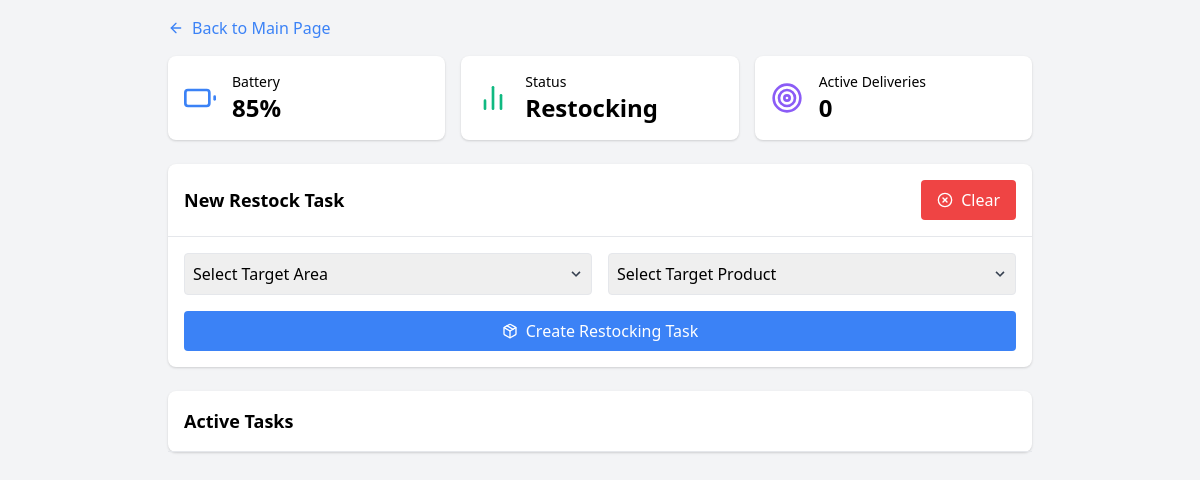
Before: /restock with the older database file.
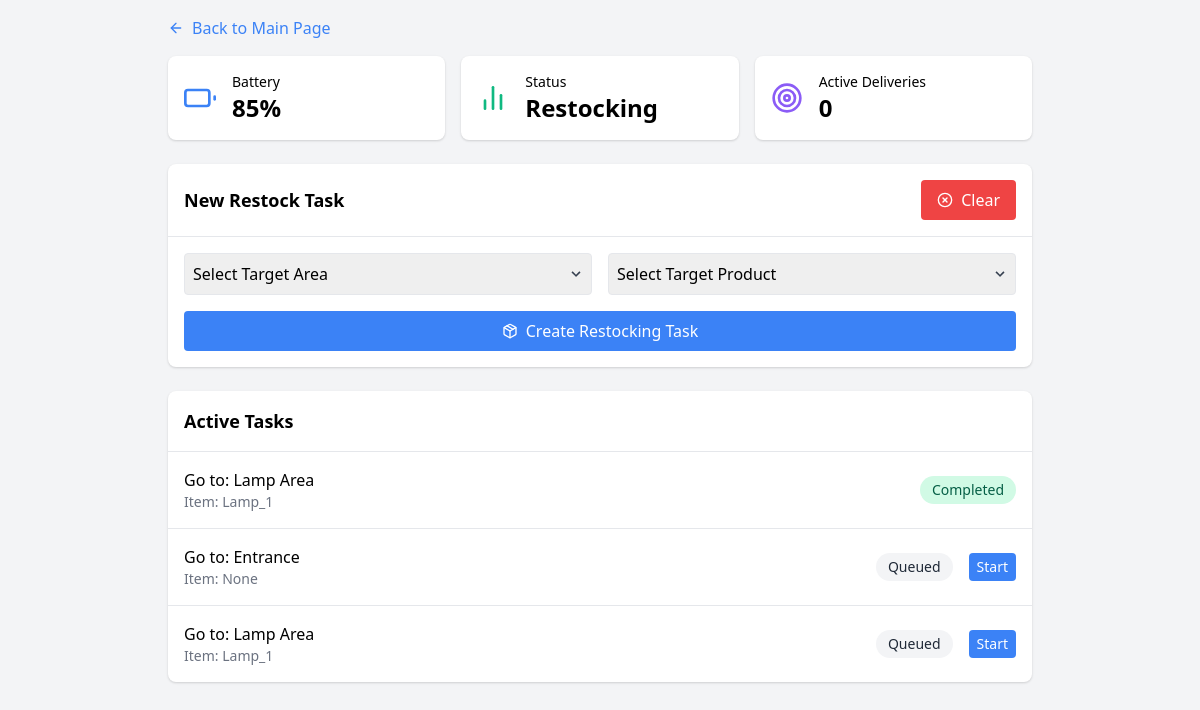
After: the same page with the newer database file.
### app.py (models this page shows)
class Restock(db.Model):
    id = db.Column(db.Integer, primary_key=True)
    target_area = db.Column(db.String(100), nullable=False)
    target_product = db.Column(db.String(200), nullable=False)
    status = db.Column(db.String(20), default='Queued')
    created_at = db.Column(db.DateTime, default=datetime.utcnow)

### app.py (the view)
@app.route('/restock')
def restock():
    deliveries = Restock.query.all()
    robot_status = get_robot_status()
    robot_status['status'] = "Restocking"
    robot_status['active_tasks'] = get_active_count(Restock)
    return render_template('restock.html',
                         tasks=deliveries,
                         robot_status=robot_status,
                         page_type="restock")

### app.py (called while the page is built)
def get_robot_status():
    return {
        'battery_level': 85,
    }

def get_active_count(model):
    return model.query.filter_by(status='In Progress').count()

### templates/restock.html (shortened to what this page needs)
{% extends "base.html" %}
{% from 'components.html' import status_cards %}
{% block content %}
<div class="p-4 max-w-4xl mx-auto">
    <a href="{{ url_for('home') }}" class="inline-flex items-center mb-4 text-blue-500 hover:text-blue-700">
        <i data-feather="arrow-left" class="w-4 h-4 mr-2"></i>
        Back to Main Page
    </a>
    {{ status_cards(robot_status, 'restock') }}
    <div class="bg-white rounded-lg shadow mb-6">
        <div class="p-4 border-b flex justify-between items-center">
            <h2 class="text-lg font-semibold">New Restock Task</h2>
            <button id="clear-button"
                    class="bg-red-500 text-white py-2 px-4 rounded flex items-center hover:bg-red-600">
                <i data-feather="x-circle" class="w-4 h-4 mr-2"></i>
                Clear
            </button>
        </div>
        <div class="p-4">
            <form id="taskForm" class="grid grid-cols-1 md:grid-cols-2 gap-4" data-type="restock">
                <div class="relative">
                    <select id="target_area"
                            name="target_area"
                            class="border rounded p-2 w-full appearance-none"
                            required>
                        <option value="" disabled selected>Select Target Area</option>
                    </select>
                    <div class="pointer-events-none absolute inset-y-0 right-0 flex items-center px-2 text-gray-700">
                    </div>
                </div>
                <div class="relative">
                    <select id="target_product"
                            name="target_product"
                            class="border rounded p-2 w-full appearance-none"
                            required>
                        <option value="" disabled selected>Select Target Product</option>
                    </select>
                    <div class="pointer-events-none absolute inset-y-0 right-0 flex items-center px-2 text-gray-700">
                    </div>
                </div>
                <button type="submit"
                        class="bg-blue-500 text-white rounded p-2 flex items-center justify-center md:col-span-2">
                    <i data-feather="package" class="w-4 h-4 mr-2"></i>
                    Create Restocking Task
                </button>
            </form>
        </div>
    </div>
    <div class="bg-white rounded-lg shadow">
        <div class="p-4 border-b">
            <h2 class="text-lg font-semibold">Active Tasks</h2>
        </div>
        <div class="divide-y" id="tasksList">
            {% for task in tasks %}
            <div class="p-4 flex items-center justify-between" id="task-{{ task.id }}">
                <div>
                    <div class="font-medium">
                        Go to: {{ task.target_area }}
                    </div>
                    <div class="text-sm text-gray-500">Item: {{ task.target_product }}</div>
                </div>
                <div class="flex items-center space-x-4">
                    <span class="px-3 py-1 rounded-full text-sm
                        {% if task.status == 'In Progress' %}
                            bg-blue-100 text-blue-800
                        {% elif task.status == 'Completed' %}
                            bg-green-100 text-green-800
                        {% else %}
                            bg-gray-100 text-gray-800
                        {% endif %}">
                        {{ task.status }}
                    </span>
                    {% if task.status == 'Queued' %}
                    <button onclick="updateStatus({{ task.id }}, 'In Progress', 'restock')"
                            class="bg-blue-500 text-white rounded px-2 py-1 text-sm">
                        Start
                    </button>
                    {% elif task.status == 'In Progress' %}
                    <button onclick="updateStatus({{ task.id }}, 'Completed', 'restock')"
                            class="bg-green-500 text-white rounded px-2 py-1 text-sm">
                        Complete
                    </button>
                    {% endif %}
                </div>
            </div>
            {% endfor %}
        </div>
    </div>
</div>
{% endblock %}

### templates/base.html (shortened to what this page needs)
<!DOCTYPE html>
<html lang="en">
<head>
    <link href="https://cdnjs.cloudflare.com/ajax/libs/tailwindcss/2.2.19/tailwind.min.css" rel="stylesheet">
    <link href="{{ url_for('static', filename='css/task_completion.css') }}" rel="stylesheet">
</head>
<body class="bg-gray-100">
    {% block content %}{% endblock %}
</body>
</html>

### templates/components.html
{% macro status_cards(robot_status, page_type) %}
<div class="grid grid-cols-1 md:grid-cols-3 gap-4 mb-6">
    <div class="bg-white rounded-lg shadow p-4">
        <div class="flex items-center space-x-4">
            <i data-feather="battery" class="text-blue-500 w-8 h-8"></i>
            <div>
                <div class="text-sm font-medium">Battery</div>
                <div class="text-2xl font-bold">{{ robot_status.battery_level }}%</div>
            </div>
        </div>
    </div>
    <div class="bg-white rounded-lg shadow p-4">
        <div class="flex items-center space-x-4">
            <i data-feather="bar-chart-2" class="text-green-500 w-8 h-8"></i>
            <div>
                <div class="text-sm font-medium">Status</div>
                <div class="text-2xl font-bold">{{ robot_status.status }}</div>
            </div>
        </div>
    </div>
    <div class="bg-white rounded-lg shadow p-4">
        <div class="flex items-center space-x-4">
            <i data-feather="target" class="text-purple-500 w-8 h-8"></i>
            <div>
                <div class="text-sm font-medium">
                    {% if page_type == 'restock' %}
                        Active Deliveries
                    {% else %}
                        Active Navigation Tasks
                    {% endif %}
                </div>
                <div class="text-2xl font-bold" id="activeTasks">{{ robot_status.active_tasks }}</div>
            </div>
        </div>
    </div>
</div>
{% endmacro %}

Changed rows visible on the page:
added Restock: target_area "Lamp Area", target_product "Lamp_1", status "Completed"
added Restock: target_area "Entrance", target_product "None", status "Queued"
added Restock: target_area "Lamp Area", target_product "Lamp_1", status "Queued"
